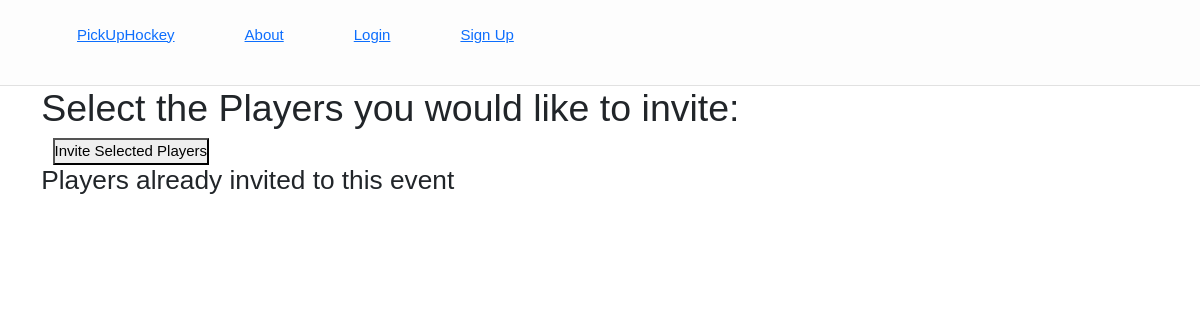
/organize/dashboard/13/send-invites, run on an earlier commit of the app's database.
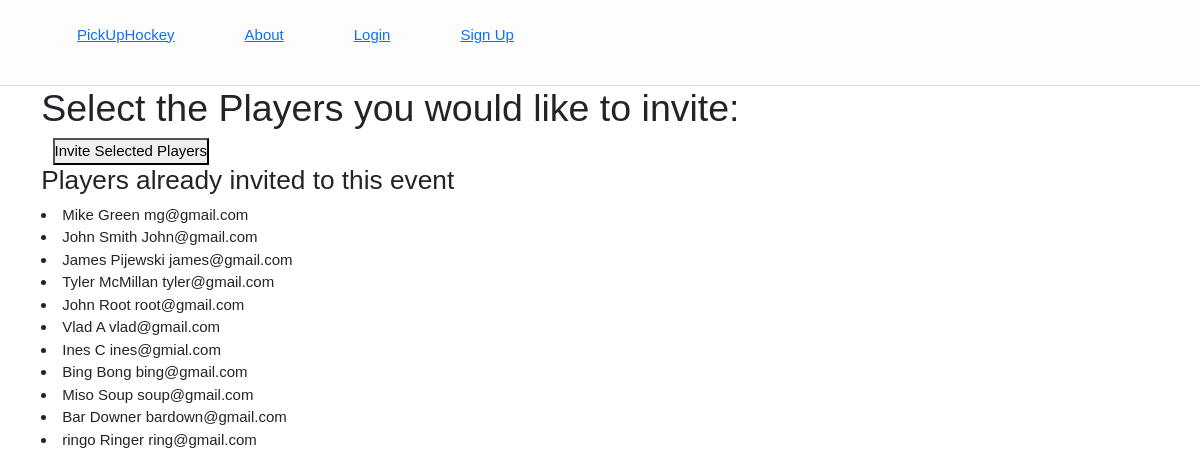
And on a later commit of the database.
### pickuphockey/models.py (models this page shows, shortened)
class Invitation(models.Model):
    host = models.ForeignKey(User, on_delete= models.CASCADE, default= 1)
    guest = models.ForeignKey(Player, on_delete=models.CASCADE)
    event = models.ForeignKey(Skate, on_delete=models.CASCADE)
    date_invited = models.DateTimeField(auto_now_add=True)
    STATUS_CHOICES = [
        ('Yes','Yes'),
        ('No','No'),
        ('Waitlist','Put me on the waitlist'),
    ]
    will_you_attend = models.CharField(max_length=256, choices=STATUS_CHOICES, default ='No')
    class Meta():
        unique_together= ("guest", "event")

class Player(models.Model):
    first_name = models.CharField(max_length=150, default= None)
    last_name = models.CharField(max_length=150, default= None)
    email = models.EmailField(max_length=150, default= None)
    skill = models.DecimalField(max_digits=4, decimal_places=1)
    created_by = models.ForeignKey(User, on_delete= models.CASCADE, default= 1)
    class Meta():
        unique_together= ("created_by", "email")

### OrgDash/views.py (the view)
# urls.py: path('dashboard/<int:pk>/send-invites', views.SendInvites, name = 'send_invites'),
def SendInvites(request,pk): #TODO needs to email invitations
    active_user = request.user.pk
    active_event = Skate.objects.get(pk=pk)
    my_players = Player.objects.filter(created_by=active_user)
    existing_invites = Invitation.objects.filter(event=active_event)
    existing_guest_emails =[invite.guest.email for invite in existing_invites]
    players_not_yet_invited =[]
    for player in my_players:
        if player.email not in existing_guest_emails:
            players_not_yet_invited.append(player)
    context = {'my_players':my_players, 'event': active_event, 'players_not_yet_invited': players_not_yet_invited, 'existing_invites':existing_invites}
    if request.method == 'POST':
        selected_player_ids = request.POST.getlist('selected_players')
        for player_id in selected_player_ids:
            player = Player.objects.get(pk=player_id)
            invite_data = {'host': request.user, 'guest': player,'event': active_event}
            invite = Invitation(**invite_data)
            invite.save()
        return redirect(reverse('OrgDash:event_detail' ,args=[pk]), context)
    else:
        return render(request, 'OrgDash/send_invites.html', context)

### OrgDash/templates/OrgDash/send_invites.html (shortened to what this page needs)
{% extends 'base.html' %}
{% block body_block %}
<h1>Select the Players you would like to invite:</h1>
<div class="container">
    <form method="POST" action="" >
<button type="submit" >Invite Selected Players</button>
</div>
<h3>Players already invited to this event</h3>
{% for invite in existing_invites %}
<li>{{invite.guest.first_name}} {{invite.guest.last_name}} {{invite.guest.email}}</li>
{% endfor %}
{% endblock %}

What changed in the data, as far as the page shows it:
added Invitation: guest.first_name "Mike", guest.last_name "Green", guest.email "mg@gmail.com"
added Invitation: guest.first_name "John", guest.last_name "Smith", guest.email "John@gmail.com"
added Invitation: guest.first_name "James", guest.last_name "Pijewski", guest.email "james@gmail.com"
added Invitation: guest.first_name "Tyler", guest.last_name "McMillan", guest.email "tyler@gmail.com"
added Invitation: guest.first_name "John", guest.last_name "Root", guest.email "root@gmail.com"
added Invitation: guest.first_name "Vlad", guest.last_name "A", guest.email "vlad@gmail.com"
added Invitation: guest.first_name "Ines", guest.last_name "C", guest.email "ines@gmial.com"
added Invitation: guest.first_name "Bing", guest.last_name "Bong", guest.email "bing@gmail.com"
added Invitation: guest.first_name "Miso", guest.last_name "Soup", guest.email "soup@gmail.com"
added Invitation: guest.first_name "Bar", guest.last_name "Downer", guest.email "bardown@gmail.com"
added Invitation: guest.first_name "ringo", guest.last_name "Ringer", guest.email "ring@gmail.com"
